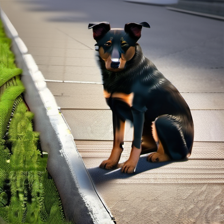
#> input picture data/processed/ai_generated/animals/image-10.png, 224 x 224 px, given as the content of the folder ../data/raw/real, which was not available
$ jupyter execute --allow-errors 01_eda.ipynb
#> lines starting #> are read from the running program, lines starting #| are printed output that depends on the picture; pictures that were not available may be replaced by others from this repository, and a replacement may not be noted
[cell 1]
import os
from pathlib import Path

import numpy as np
import pandas as pd
import matplotlib.pyplot as plt
from PIL import Image
from tqdm import tqdm

DATA_DIR = Path("../data/raw")
print("Setup complete")

[cell 2]
from collections import defaultdict

data_summary = defaultdict(lambda: defaultdict(int))

for label in ["real", "ai_generated"]:
    label_path = DATA_DIR / label

    for category in os.listdir(label_path):
        category_path = label_path / category

        if os.path.isdir(category_path):
            num_images = len(os.listdir(category_path))
            data_summary[label][category] = num_images
#> pass 2 of the loop `for label in ["real", "ai_generated"]:`:

# Convert to DataFrame
df_counts = pd.DataFrame(data_summary).fillna(0).astype(int)

# Add totals
df_counts.loc["TOTAL"] = df_counts.sum()

df_counts

[cell 3]
class_counts = df_counts.loc["TOTAL"]

plt.figure()
class_counts.plot(kind="bar")

plt.title("Class Distribution (Real vs AI)")
plt.xlabel("Class")
plt.ylabel("Number of Images")

plt.xticks(rotation=0)
plt.tight_layout()

plt.show()
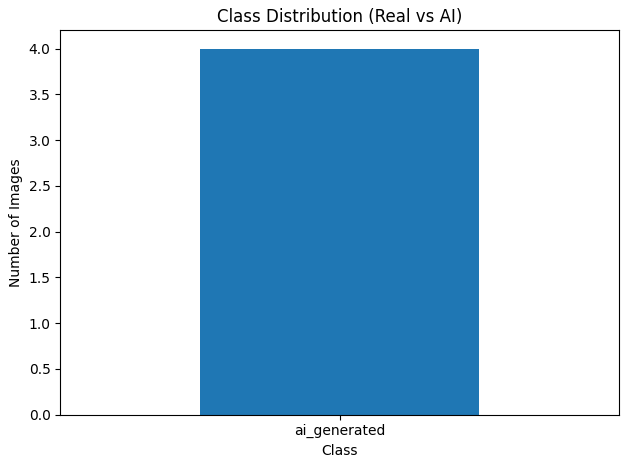
#> figure drawn by matplotlib, 1 panel

[cell 4]
df_counts.drop("TOTAL").plot(kind="bar")

plt.title("Category-wise Distribution (Real vs AI)")
plt.xlabel("Category")
plt.ylabel("Number of Images")

plt.xticks(rotation=45)
plt.tight_layout()

plt.show()
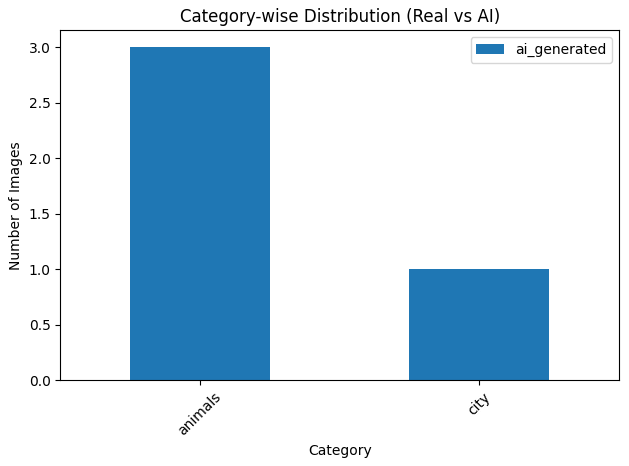
#> figure drawn by matplotlib, 1 panel

[cell 5]
import random

def show_samples(label, category, n=5):
    path = DATA_DIR / label / category
    images = os.listdir(path)

    samples = random.sample(images, n)

    plt.figure(figsize=(15, 3))

    for i, img_name in enumerate(samples):
        img_path = path / img_name
        img = Image.open(img_path)

        plt.subplot(1, n, i+1)
        plt.imshow(img)
        plt.title(f"{label}\n{category}")
        plt.axis("off")

    plt.tight_layout()
    plt.show()


# Try samples
#> (the rest of this cell did not finish here and is left out)

[cell 6]
sizes = []

for label in ["real", "ai_generated"]:
    label_path = DATA_DIR / label

    for category in os.listdir(label_path):
        category_path = label_path / category

        for img_name in os.listdir(category_path):
            img_path = category_path / img_name

            try:
                img = Image.open(img_path)
#> img is the input picture: PIL image 224x224 RGB; mean R, G, B 129.1, 126, 110.7
                sizes.append(img.size)  # (width, height)
            except:
                continue
#> pass 2 of the loop `for label in ["real", "ai_generated"]:`:

df_sizes = pd.DataFrame(sizes, columns=["width", "height"])

df_sizes.describe()

[cell 7]
plt.figure()
plt.scatter(df_sizes["width"], df_sizes["height"])

plt.title("Image Size Distribution")
plt.xlabel("Width")
plt.ylabel("Height")

plt.tight_layout()
plt.show()
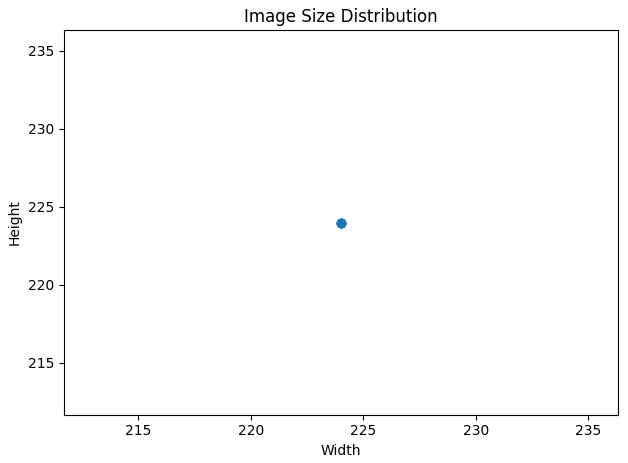
#> figure drawn by matplotlib, 1 panel

[cell 8]
corrupted = []

for label in ["real", "ai_generated"]:
    label_path = DATA_DIR / label

    for category in os.listdir(label_path):
        category_path = label_path / category

        for img_name in os.listdir(category_path):
            img_path = category_path / img_name

            try:
                img = Image.open(img_path)
                img.verify()  # verify integrity
            except:
                corrupted.append(str(img_path))
#> pass 2 of the loop `for label in ["real", "ai_generated"]:`:

len(corrupted)

[cell 9]
def get_pixel_data(label, max_images=100):
#> called with label = 'real', max_images = 100
    pixels = []
#> pixels = []
    count = 0

    for category in os.listdir(DATA_DIR / label):
        category_path = DATA_DIR / label / category

        for img_name in os.listdir(category_path):
            if count >= max_images:
                return np.array(pixels)

            img_path = category_path / img_name

            try:
                img = Image.open(img_path).convert("L")  # grayscale
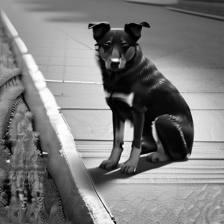
#> img: PIL image 224x224 L; min 0, max 255, mean 125.2
                pixels.extend(np.array(img).flatten())
                count += 1
            except:
                continue
#> pass 2 of the loop in get_pixel_data, `for category in os.listdir(DATA_DIR / label):`:
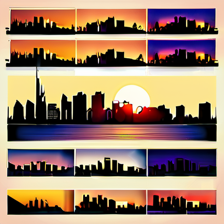
#> input picture data/processed/ai_generated/city/image-10.png, 224 x 224 px, found by its file name
#> in get_pixel_data (call 2), `img = Image.open(img_path).convert("L")`:
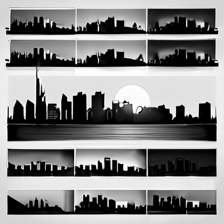
#> img: PIL image 224x224 L; min 0, max 255, mean 135.1

    return np.array(pixels)


real_pixels = get_pixel_data("real")
ai_pixels = get_pixel_data("ai_generated")


plt.figure()
plt.hist(real_pixels, bins=50, alpha=0.5, label="Real")
plt.hist(ai_pixels, bins=50, alpha=0.5, label="AI")

plt.title("Pixel Intensity Distribution")
plt.xlabel("Pixel Value")
plt.ylabel("Frequency")

plt.legend()
plt.tight_layout()
plt.show()
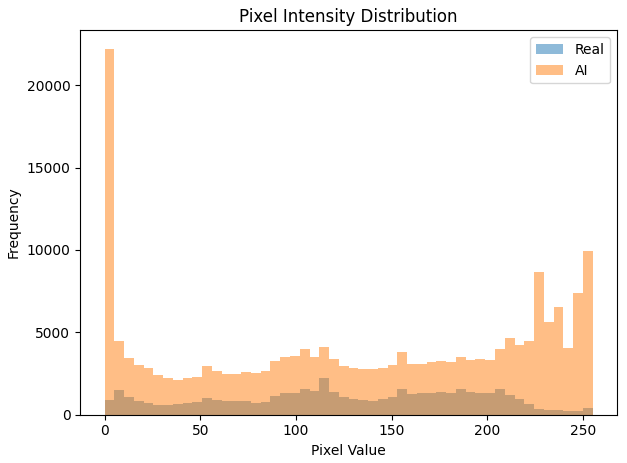
#> figure drawn by matplotlib, 1 panel; tallest bar 2241 high, from x = 112.2 to 117.3; tallest bar 22216 high, from x = 0 to 5.1
